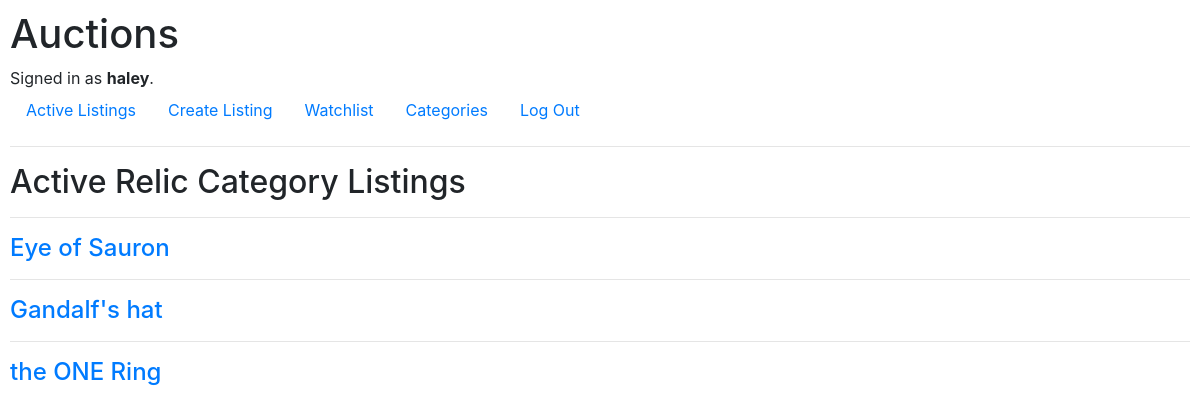
The page /category_auction/1/ (signed in) on the database its author committed.
### auctions/models.py (models this page shows, shortened)
class User(AbstractUser):
    pass

class Category(models.Model):
    name = models.CharField(max_length=50)
    class Meta:
        verbose_name_plural= "Categories"

class Auction(models.Model):
    title = models.CharField(max_length=255)
    description = models.CharField(max_length=255)
    start_bid = models.IntegerField(null=True)
    image_url = models.CharField(max_length=255,blank=True, null=True)
    category = models.ManyToManyField(Category,related_name='categories')
    isActive = models.BooleanField(default=True)
    created_by = models.ForeignKey(User, on_delete=models.CASCADE)

### auctions/views.py (the view)
# urls.py: path('category_auction/<int:category_id>/', views.category_auction, name="category_auction"),
def category_auction(request,category_id):
    auctions = Auction.objects.filter(category__id=category_id)
    name = Category.objects.filter(id=category_id)
    return render(request, "auctions/category_auction.html", {
        "auctions":auctions,
        "name":name
    })

### auctions/templates/auctions/category_auction.html
{% extends "auctions/layout.html" %}
{% block body %}
{% for category in name %}
  <h2>Active {{category.name}} Category Listings</h2>
{% endfor %}
{% for auction in auctions %}
  {% if auction.isActive %}
    <hr>
    <div>
        <h4><a href="/detail/{{ auction.id }}">{{ auction.title }}</a></h4>
          {% endif %}
        {% endfor %}
      </div>
{% endblock %}

### auctions/templates/auctions/layout.html (shortened to what this page needs)
{% load static %}
<!DOCTYPE html>
<html lang="en">
    <head>
        <link rel="stylesheet" href="https://stackpath.bootstrapcdn.com/bootstrap/4.4.1/css/bootstrap.min.css">
        <link href="{% static 'auctions/styles.css' %}" rel="stylesheet">
    </head>
    <body>
        <h1>Auctions</h1>
        <div>
            {% if user.is_authenticated %}
                Signed in as <strong>{{ user.username }}</strong>.
            {% else %}
                Not signed in.
            {% endif %}
        </div>
        <ul class="nav">
            {% if user.is_authenticated %}
            <li class="nav-item">
                <a class="nav-link" href="{% url 'index' %}">Active Listings</a>
            </li>
            <li class="nav-item">
                <a class="nav-link" href="{% url 'add_auction' %}">Create Listing</a>
            </li>
            <li class="nav-item">
                <a class="nav-link" href="{% url 'watchlist' %}">Watchlist</a>
            </li>
            <li class="nav-item">
                <a class="nav-link" href="{% url 'categories' %}">Categories</a>
            </li>
            <li class="nav-item">
                <a class="nav-link" href="{% url 'logout' %}">Log Out</a>
            </li>
            {% endif %}
        </ul>
        <hr>
        {% block body %}
        {% endblock %}
    </body>
</html>

### auctions/static/auctions/styles.css (style rules this page uses)
body { padding: 10px; }

### rows shown on the page
User: username "haley"
Category: name "Relic"
Auction: title "Eye of Sauron"
Auction: title "Gandalf's hat"
Auction: title "the ONE Ring"
